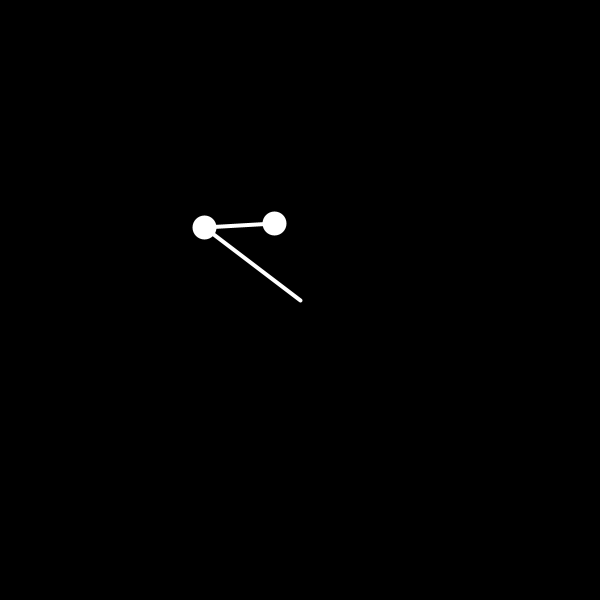
Frame 1 (no input)
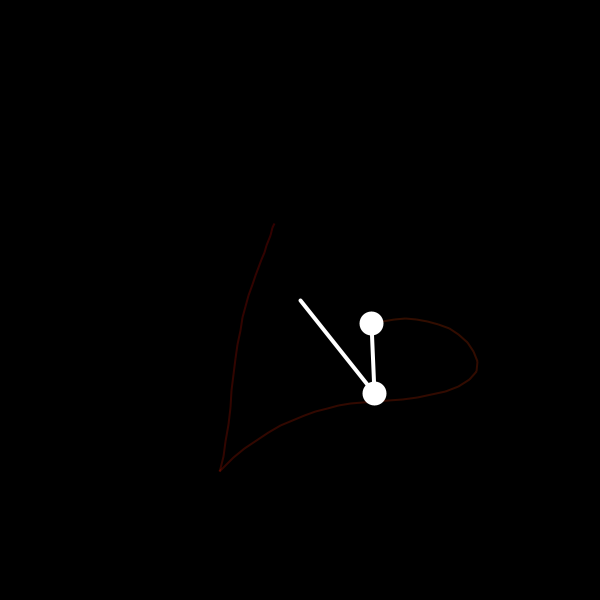
Frame 60 (the mouse pressed at the canvas centre just before this capture)
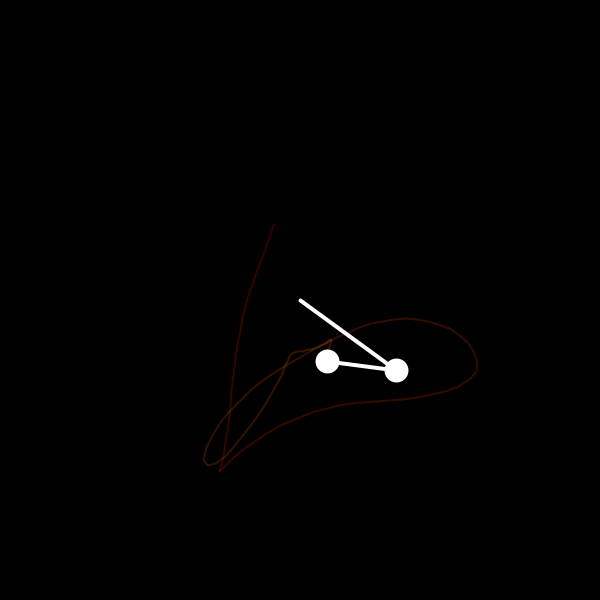
Frame 120 (the mouse held since frame 60 and released just before this capture)

The Processing sketch that drew these frames (run headless with seeded random() and noise(); from frame 60 on, the mouse is pressed at the canvas centre):

// Processing sketch: DoublePendulum
// ── DoublePendulum.pde
final float g = 0.8;
final float damp = 0.9985;
final float hueshift = 0.2;

float hue;

float L1 = 120;
float L2 = 70;
float m1 = 20;
float m2 = 20;

float p1 = random(TWO_PI);
float p2 = random(TWO_PI);
float w1 = 0;
float w2 = 0;
float a1 = 0;
float a2 = 0;

float x1, x2, y1, y2;

PGraphics canvas;

void setup()
{
  size(600,600);
  canvas = createGraphics(width,height);
  canvas.beginDraw();
  canvas.colorMode(HSB);
  canvas.strokeCap(SQUARE);
  canvas.background(0);
  canvas.strokeWeight(2);
  canvas.endDraw();
}

void draw()
{
  // println(totalEnergy());
  image(canvas,0,0);
  
  float px2 = x2;
  float py2 = y2;
  
  DoublePendulumFormula();
  
  w1 += a1;
  w2 += a2;
  w1 *= damp;
  w2 *= damp;
  p1 += w1;
  p2 += w2;
  
  x1 = L1 * sin(p1);
  y1 = L1 * cos(p1);
  x2 = x1 + L2 * sin(p2);
  y2 = y1 + L2 * cos(p2);
  
  translate(width/2.0, height/2.0);
  
  stroke(255);
  strokeWeight(4);
  fill(255);
  line(0,0,x1,y1);
  ellipse(x1,y1,m1,m1);
  line(x1,y1,x2,y2);
  ellipse(x2,y2,m2,m2);
  
  hue = (hue+hueshift)%255;
  canvas.beginDraw();
  canvas.stroke(hue,255,255,50);
  canvas.translate(width/2.0,height/2.0);
  if (frameCount > 1)
    canvas.line(px2,py2,x2,y2);
  canvas.endDraw();
}

void DoublePendulumFormula()
{
  // formulas extracted from https://www.myphysicslab.com/pendulum/double-pendulum-en.html
  
  float sinDiff = 2*sin(p1-p2);
  float cosDiff = cos(p1-p2);
  float den = 2*m1 + m2 - m2*cos(2*p1 - 2*p2);
  float ww1 = w1*w1;
  float ww2 = w2*w2;
  float msum = m1+m2;
   
  a1 = ( -g*(2*m1+m2)*sin(p1) - m2*g*sin(p1-2*p2) - sinDiff*m2*(ww2*L2+ww1*L1*cosDiff) ) / (L1 * den);
    
  a2 = ( sinDiff * (ww1*L1*msum + g*msum*cos(p1) + ww2*L2*m2*cosDiff) ) / (L2 * den);
}

float totalEnergy()
{
  // RECHECK THE FORMULAS
  
  float h1 = y1 - (L1);
  float h2 = y2 - (L1 + L2);
  float pot1 = m1*g*h1;
  float pot2 = m2*g*h2;
  float cin1 = 0.5*m1*w1*w1;
  float cin2 = 0.5*m2*w2*w2;
  
  return pot1+pot2+cin1+cin2;
}
